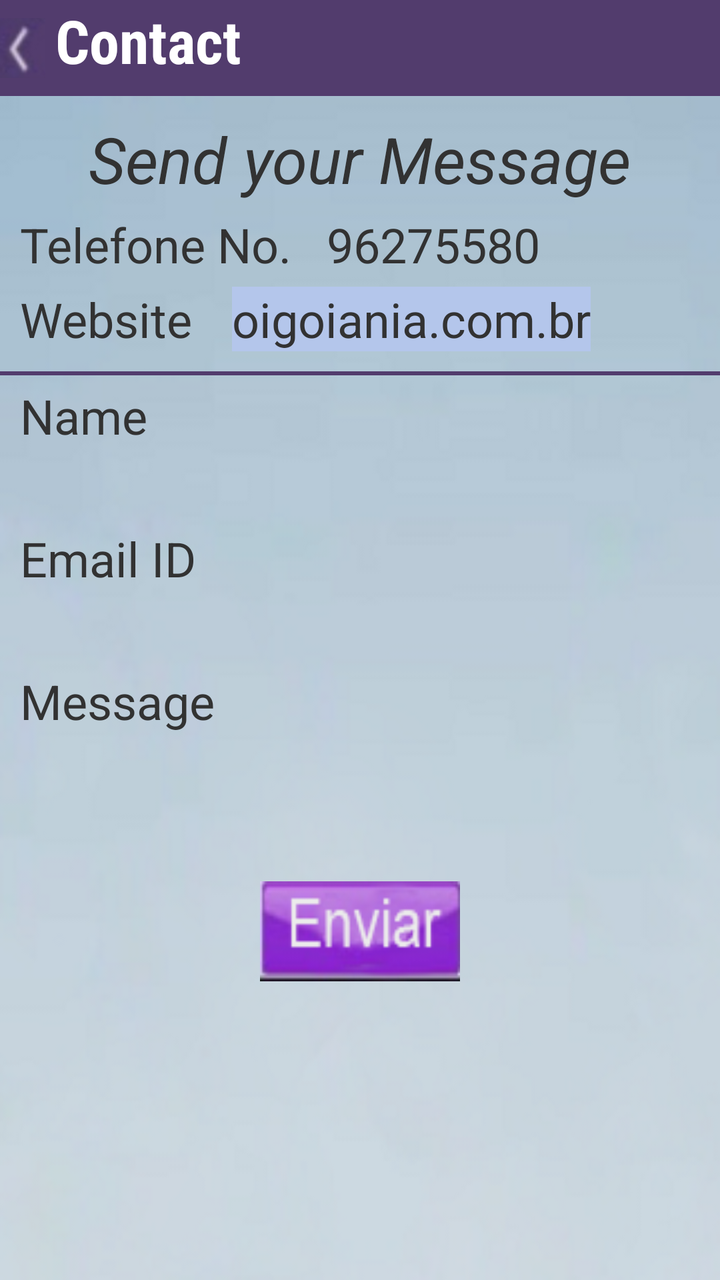
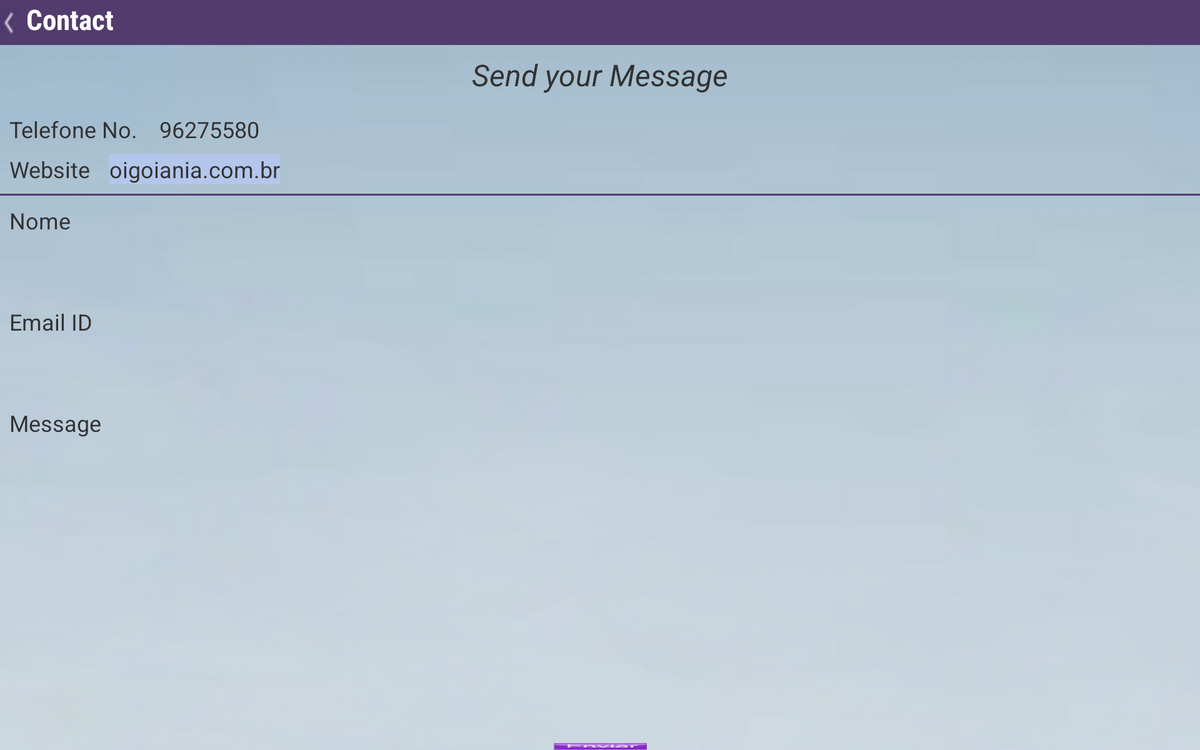

An Android layout and its configuration variant, each rendered on a device that would load it. The default file and the variant file are quoted in full after the pictures.
<!-- AndroidManifest.xml: application theme AppTheme -->
<!-- res/layout/contactus_activity.xml -->
<?xml version="1.0" encoding="utf-8"?>

<LinearLayout xmlns:android="http://schemas.android.com/apk/res/android"
    android:layout_width="match_parent"
    android:layout_height="match_parent"
    android:orientation="vertical" >

    <RelativeLayout
        android:id="@+id/rl_heading"
        android:layout_width="fill_parent"
        android:layout_height="48dp"
        android:layout_marginTop="0dp"
        android:background="@color/heading_bg" >

        <ImageView
            android:id="@+id/imageView2"
            android:layout_width="wrap_content"
            android:layout_height="wrap_content"
            android:layout_alignParentLeft="true"
            android:layout_centerVertical="true"
            android:src="@drawable/back_arrow" />

        <TextView
            android:id="@+id/heading_txt"
            android:layout_width="wrap_content"
            android:layout_height="wrap_content"
            android:layout_marginLeft="5dp"
            android:layout_toRightOf="@+id/imageView2"
            android:fontFamily="sans-serif-condensed"
            android:text="@string/contact"
            android:textColor="@color/heading_Text"
            android:textSize="30sp"
            android:textStyle="bold" />
    </RelativeLayout>

    <RelativeLayout
        android:id="@+id/rl_content"
        android:layout_width="match_parent"
        android:layout_height="match_parent"
        android:background="@drawable/contactus_background" >

        <RelativeLayout
            android:id="@+id/rl_toplayout"
            android:layout_width="match_parent"
            android:layout_height="wrap_content"
            android:layout_alignParentTop="true" >

            <TextView
                android:id="@+id/sendmessage_txt"
                android:layout_width="wrap_content"
                android:layout_height="wrap_content"
                android:layout_alignParentTop="true"
                android:layout_centerHorizontal="true"
                android:layout_marginTop="10dp"
                android:text="@string/sendmessage"
                android:textSize="32sp"
                android:textStyle="italic" />

            <TextView
                android:id="@+id/phone_txtview"
                android:layout_width="wrap_content"
                android:layout_height="wrap_content"
                android:layout_alignParentLeft="true"
                android:layout_below="@+id/sendmessage_txt"
                android:layout_marginLeft="10dp"
                android:layout_marginTop="5dp"
                android:text="Telefone No.  	96275580"
                android:textSize="24sp" />

            <TextView
                android:id="@+id/website_text"
                android:layout_width="wrap_content"
                android:layout_height="wrap_content"
                android:layout_alignBottom="@+id/textView3"
                android:layout_below="@+id/phone_txtview"
                android:layout_marginLeft="10dp"
                android:layout_marginTop="5dp"
                android:text="Website"
                android:textSize="24sp" />

            <TextView
                android:id="@+id/weblink_txt"
                android:layout_width="wrap_content"
                android:layout_height="wrap_content"
                android:layout_below="@+id/phone_txtview"
                android:layout_marginLeft="20dp"
                android:layout_marginTop="5dp"
                android:layout_toRightOf="@+id/website_text"
                android:background="#B4C6EB"
                android:text="oigoiania.com.br"
                android:textSize="24sp" />

            <ImageView
                android:id="@+id/image_divider"
                android:layout_width="fill_parent"
                android:layout_height="2dp"
                android:layout_below="@+id/weblink_txt"
                android:layout_marginTop="10dp"
                android:background="@color/heading_bg" />
        </RelativeLayout>

        <RelativeLayout
            android:id="@+id/rel_innercontent"
            android:layout_width="match_parent"
            android:layout_height="wrap_content"
            android:layout_below="@+id/rl_toplayout" >

            <TextView
                android:id="@+id/name_txt"
                android:layout_width="wrap_content"
                android:layout_height="wrap_content"
                android:layout_marginLeft="10dp"
                android:layout_marginTop="4dp"
                android:text="@string/name"
                android:textSize="24sp" />

            <EditText
                android:id="@+id/name_editText"
                android:layout_width="fill_parent"
                android:layout_height="35dp"
                android:layout_below="@+id/name_txt"
                android:layout_marginLeft="30dp"
                android:layout_marginRight="30dp"
                android:layout_marginTop="2dp"
                android:background="@drawable/edittext_bg"
                android:ems="10"
                android:inputType="textEmailSubject"
                android:singleLine="true"
                android:maxLines="1"
                android:paddingLeft="5dp" >

                <requestFocus />
            </EditText>

            <TextView
                android:id="@+id/email_txtview"
                android:layout_width="wrap_content"
                android:layout_height="wrap_content"
                android:layout_below="@+id/name_editText"
                android:layout_marginLeft="10dp"
                android:layout_marginTop="2dp"
                android:text="Email ID"
                android:textSize="24sp" />

            <EditText
                android:id="@+id/email_editText"
                android:layout_width="fill_parent"
                android:layout_height="35dp"
                android:layout_below="@+id/email_txtview"
                android:layout_marginLeft="30dp"
                android:layout_marginRight="30dp"
                android:layout_marginTop="2dp"
                android:background="@drawable/edittext_bg"
                android:inputType="textEmailAddress"
                android:paddingLeft="5dp" />

            <TextView
                android:id="@+id/message_txt"
                android:layout_width="wrap_content"
                android:layout_height="wrap_content"
                android:layout_below="@+id/email_editText"
                android:layout_marginLeft="10dp"
                android:layout_marginTop="2dp"
                android:text="@string/message"
                android:textSize="24sp" />
        </RelativeLayout>

        <EditText
            android:id="@+id/message_editText"
            android:layout_width="fill_parent"
            android:layout_height="70dp"
            android:layout_alignParentLeft="true"
            android:layout_below="@+id/rel_innercontent"
            android:layout_marginLeft="30dp"
            android:layout_marginRight="30dp"
            android:layout_marginTop="2dp"
            android:background="@drawable/edittext_bg"
            android:gravity="top"
            android:inputType="textMultiLine"
            android:minHeight="55dp"
            android:singleLine="false" />

        <ImageView
            android:id="@+id/send_button"
            android:layout_width="100dp"
            android:layout_height="50dp"
            android:layout_below="@+id/message_editText"
            android:layout_centerHorizontal="true"
            android:layout_marginTop="2dp"
            android:background="@drawable/send_feedback_btn"
            android:contentDescription="@string/imgdescription" />
    </RelativeLayout>

</LinearLayout>
<!-- resources referenced by this layout -->
<resources>
  <color name="heading_Text">#FFFFFF</color>
  <color name="heading_bg">#523C6D</color>
  <!-- drawable back_arrow: png bitmap (drawable-hdpi, 2576 bytes) -->
  <!-- drawable contactus_background: png bitmap (drawable-hdpi, 40725 bytes) -->
  <!-- drawable send_feedback_btn: png bitmap (drawable-hdpi, 7141 bytes) -->
  <string name="contact">Contact</string>
  <string name="imgdescription">It is tem image description</string>
  <string name="message">Message</string>
  <string name="name">Name</string>
  <string name="sendmessage">Send your Message</string>
  <style name="AppTheme" parent="AppBaseTheme">
          
      </style>
  <style name="AppBaseTheme" parent="android:Theme.Light">
          
      </style>
</resources>
<!-- res/layout-xlarge/contactus_activity.xml (the repository's variant of the layout above) -->
<!-- drawn on a large tablet held sideways -->
<?xml version="1.0" encoding="utf-8"?>

<LinearLayout xmlns:android="http://schemas.android.com/apk/res/android"
    android:layout_width="match_parent"
    android:layout_height="match_parent"
    android:orientation="vertical" >

    <RelativeLayout
        android:id="@+id/rl_heading"
        android:layout_width="fill_parent"
        android:layout_height="48dp"
        android:layout_marginTop="0dp"
        android:background="@color/heading_bg" >

        <ImageView
            android:id="@+id/imageView2"
            android:layout_width="wrap_content"
            android:layout_height="wrap_content"
            android:layout_alignParentLeft="true"
            android:layout_centerVertical="true"
            android:src="@drawable/back_arrow" />

        <TextView
            android:id="@+id/heading_txt"
            android:layout_width="wrap_content"
            android:layout_height="wrap_content"
            android:layout_marginLeft="5dp"
            android:layout_toRightOf="@+id/imageView2"
            android:fontFamily="sans-serif-condensed"
            android:text="@string/contact"
            android:textColor="@color/heading_Text"
            android:textSize="30sp"
            android:textStyle="bold" />
    </RelativeLayout>

    <RelativeLayout
        android:id="@+id/rl_content"
        android:layout_width="match_parent"
        android:layout_height="match_parent"
        android:background="@drawable/contactus_background" >

        <RelativeLayout
            android:id="@+id/rl_toplayout"
            android:layout_width="match_parent"
            android:layout_height="wrap_content"
            android:layout_alignParentTop="true" >

            <TextView
                android:id="@+id/sendmessage_txt"
                android:layout_width="wrap_content"
                android:layout_height="wrap_content"
                android:layout_alignParentTop="true"
                android:layout_centerHorizontal="true"
                android:layout_marginTop="10dp"
                android:text="@string/sendmessage"
                android:textSize="32sp"
                android:textStyle="italic" />

            <TextView
                android:id="@+id/phone_txtview"
                android:layout_width="wrap_content"
                android:layout_height="wrap_content"
                android:layout_alignParentLeft="true"
                android:layout_below="@+id/sendmessage_txt"
                android:layout_marginLeft="10dp"
                android:layout_marginTop="20dp"
                android:text="Telefone No.  	96275580"
                android:textSize="24sp" />

            <TextView
                android:id="@+id/website_text"
                android:layout_width="wrap_content"
                android:layout_height="wrap_content"
                android:layout_alignBottom="@+id/textView3"
                android:layout_below="@+id/phone_txtview"
                android:layout_marginLeft="10dp"
                android:layout_marginTop="10dp"
                android:text="Website"
                android:textSize="24sp" />

            <TextView
                android:id="@+id/weblink_txt"
                android:layout_width="wrap_content"
                android:layout_height="wrap_content"
                android:layout_below="@+id/phone_txtview"
                android:layout_marginLeft="20dp"
                android:layout_marginTop="10dp"
                android:layout_toRightOf="@+id/website_text"
                android:background="#B4C6EB"
                android:text="oigoiania.com.br"
                android:textSize="24sp" />

            <ImageView
                android:id="@+id/image_divider"
                android:layout_width="fill_parent"
                android:layout_height="2dp"
                android:layout_below="@+id/weblink_txt"
                android:layout_marginTop="10dp"
                android:background="@color/heading_bg" />
        </RelativeLayout>

        <RelativeLayout
            android:id="@+id/rel_innercontent"
            android:layout_width="match_parent"
            android:layout_height="wrap_content"
            android:layout_below="@+id/rl_toplayout" >

            <TextView
                android:id="@+id/name_txt"
                android:layout_width="wrap_content"
                android:layout_height="wrap_content"
                android:layout_alignLeft="@+id/website_text"
                android:layout_below="@+id/image_divider"
                android:layout_marginLeft="10dp"
                android:layout_marginTop="10dp"
                android:text="Nome"
                android:textSize="24sp" />

            <EditText
                android:id="@+id/name_editText"
                android:layout_width="fill_parent"
                android:layout_height="55dp"
                android:layout_below="@+id/name_txt"
                android:layout_marginLeft="30dp"
                android:layout_marginRight="30dp"
                android:layout_marginTop="10dp"
                android:background="@drawable/edittext_bg"
                android:ems="10"
                android:inputType="textEmailSubject"
                android:maxLines="1"
                android:paddingLeft="5dp"
                android:singleLine="true" >

                <requestFocus />
            </EditText>

            <TextView
                android:id="@+id/email_txtview"
                android:layout_width="wrap_content"
                android:layout_height="wrap_content"
                android:layout_alignLeft="@+id/website_text"
                android:layout_below="@+id/name_editText"
                android:layout_marginLeft="10dp"
                android:layout_marginTop="10dp"
                android:text="Email ID"
                android:textSize="24sp" />

            <EditText
                android:id="@+id/email_editText"
                android:layout_width="fill_parent"
                android:layout_height="55dp"
                android:layout_below="@+id/email_txtview"
                android:layout_marginLeft="30dp"
                android:layout_marginRight="30dp"
                android:layout_marginTop="10dp"
                android:background="@drawable/edittext_bg"
                android:ems="10"
                android:inputType="textEmailAddress"
                android:paddingLeft="5dp" />

            <TextView
                android:id="@+id/message_txt"
                android:layout_width="wrap_content"
                android:layout_height="wrap_content"
                android:layout_alignLeft="@+id/website_text"
                android:layout_below="@+id/email_editText"
                android:layout_marginLeft="10dp"
                android:layout_marginTop="10dp"
                android:text="@string/message"
                android:textSize="24sp" />
        </RelativeLayout>

        <EditText
            android:id="@+id/message_editText"
            android:layout_width="fill_parent"
            android:layout_height="300dp"
            android:layout_alignParentLeft="true"
            android:layout_below="@+id/rel_innercontent"
            android:layout_marginLeft="30dp"
            android:layout_marginRight="30dp"
            android:layout_marginTop="5dp"
            android:background="@drawable/edittext_bg"
            android:gravity="top"
            android:inputType="textMultiLine"
            android:minHeight="55dp"
            android:singleLine="false" />

        <ImageView
            android:id="@+id/send_button"
            android:layout_width="100dp"
            android:layout_height="50dp"
            android:layout_below="@+id/message_editText"
            android:layout_centerHorizontal="true"
            android:layout_marginTop="20dp"
            android:background="@drawable/send_feedback_btn" />
    </RelativeLayout>

</LinearLayout>
<!-- resources referenced by the variant -->
<!-- as a large tablet held sideways resolves them -->
<resources>
  <color name="heading_Text">#FFFFFF</color>
  <color name="heading_bg">#523C6D</color>
  <!-- drawable back_arrow: png bitmap (drawable-hdpi, 2576 bytes) -->
  <!-- drawable contactus_background: png bitmap (drawable-hdpi, 40725 bytes) -->
  <!-- drawable send_feedback_btn: png bitmap (drawable-hdpi, 7141 bytes) -->
  <string name="contact">Contact</string>
  <string name="message">Message</string>
  <string name="sendmessage">Send your Message</string>
  <style name="AppTheme" parent="AppBaseTheme">
          
      </style>
  <style name="AppBaseTheme" parent="android:Theme.Light">
          
      </style>
</resources>
